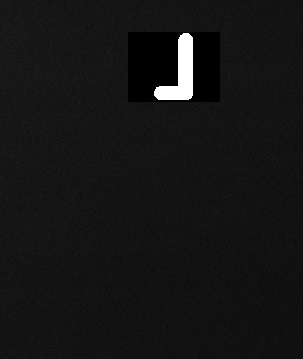
#> input picture vyrezy-kloubu/zkusebni-kody/01_ruka_leva.jpg, 303 x 359 px, found by its file name
$ python overlay.py
#> lines starting #> are read from the running program, lines starting #| are printed output that depends on the picture; after the words box and inside, x2 and y2 are one past the last pixel; in counts of white or black regions, pixels touching at a corner belong together
import cv2

input_image = cv2.imread('01_ruka_leva.jpg')
#> input_image is the input picture: shape (359, 303, 3); min 0, max 255, mean 21.2
obrazek_ke_zobrazeni = input_image.copy()

x, y, w, h = 10, 10, 10, 10  # Rectangle parameters
cv2.rectangle(obrazek_ke_zobrazeni, (x, y), (x + w, y + h), (0, 200, 0), -1)  # A filled rectangle
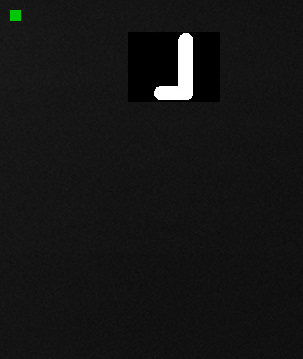
#> obrazek_ke_zobrazeni: shape (359, 303, 3); 0.11% of pixels changed, all inside (x1, y1, x2, y2) = (10, 10, 21, 21)

alpha = 0.4  # Transparency factor.

# Following line overlays transparent rectangle over the image
image_new = cv2.addWeighted(obrazek_ke_zobrazeni, alpha, input_image, 1 - alpha, 0)

cv2.imshow("image", image_new)
cv2.waitKey(0)
